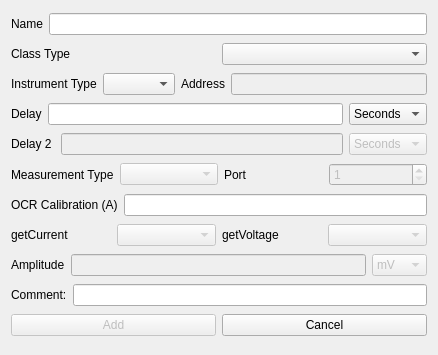
<?xml version="1.0" encoding="UTF-8"?>
<ui version="4.0">
 <class>window_add</class>
 <widget class="QWidget" name="window_add">
  <property name="windowModality">
   <enum>Qt::WindowModal</enum>
  </property>
  <property name="geometry">
   <rect>
    <x>0</x>
    <y>0</y>
    <width>438</width>
    <height>355</height>
   </rect>
  </property>
  <property name="windowTitle">
   <string>GAS Add</string>
  </property>
  <layout class="QGridLayout" name="gridLayout">
   <item row="0" column="0">
    <layout class="QHBoxLayout" name="horizontalLayout">
     <item>
      <widget class="QLabel" name="label">
       <property name="text">
        <string>Name</string>
       </property>
      </widget>
     </item>
     <item>
      <widget class="QLineEdit" name="edit_name">
       <property name="contextMenuPolicy">
        <enum>Qt::NoContextMenu</enum>
       </property>
      </widget>
     </item>
    </layout>
   </item>
   <item row="1" column="0">
    <layout class="QHBoxLayout" name="horizontalLayout_2">
     <item>
      <widget class="QLabel" name="label_2">
       <property name="text">
        <string>Class Type</string>
       </property>
      </widget>
     </item>
     <item>
      <widget class="QComboBox" name="combo_classType"/>
     </item>
    </layout>
   </item>
   <item row="2" column="0">
    <layout class="QHBoxLayout" name="horizontalLayout_3">
     <item>
      <widget class="QLabel" name="label_3">
       <property name="text">
        <string>Instrument Type</string>
       </property>
      </widget>
     </item>
     <item>
      <widget class="QComboBox" name="combo_instrumentType"/>
     </item>
     <item>
      <widget class="QLabel" name="label_4">
       <property name="text">
        <string>Address</string>
       </property>
      </widget>
     </item>
     <item>
      <widget class="QLineEdit" name="edit_address">
       <property name="enabled">
        <bool>false</bool>
       </property>
      </widget>
     </item>
    </layout>
   </item>
   <item row="3" column="0">
    <layout class="QHBoxLayout" name="horizontalLayout_8">
     <item>
      <widget class="QLabel" name="label_9">
       <property name="text">
        <string>Delay</string>
       </property>
      </widget>
     </item>
     <item>
      <widget class="QLineEdit" name="edit_delay"/>
     </item>
     <item>
      <widget class="QComboBox" name="combo_delay">
       <item>
        <property name="text">
         <string>Seconds</string>
        </property>
       </item>
      </widget>
     </item>
    </layout>
   </item>
   <item row="4" column="0">
    <layout class="QHBoxLayout" name="horizontalLayout_9">
     <item>
      <widget class="QLabel" name="label_10">
       <property name="text">
        <string>Delay 2 </string>
       </property>
      </widget>
     </item>
     <item>
      <widget class="QLineEdit" name="edit_delay_2">
       <property name="enabled">
        <bool>false</bool>
       </property>
      </widget>
     </item>
     <item>
      <widget class="QComboBox" name="combo_delay_2">
       <property name="enabled">
        <bool>false</bool>
       </property>
       <item>
        <property name="text">
         <string>Seconds</string>
        </property>
       </item>
      </widget>
     </item>
    </layout>
   </item>
   <item row="5" column="0">
    <layout class="QHBoxLayout" name="horizontalLayout_4">
     <item>
      <widget class="QLabel" name="label_5">
       <property name="text">
        <string>Measurement Type</string>
       </property>
      </widget>
     </item>
     <item>
      <widget class="QComboBox" name="combo_measurementType">
       <property name="enabled">
        <bool>false</bool>
       </property>
      </widget>
     </item>
     <item>
      <widget class="QLabel" name="label_6">
       <property name="text">
        <string>Port</string>
       </property>
      </widget>
     </item>
     <item>
      <widget class="QSpinBox" name="spin_port">
       <property name="enabled">
        <bool>false</bool>
       </property>
       <property name="minimum">
        <number>1</number>
       </property>
       <property name="maximum">
        <number>4</number>
       </property>
      </widget>
     </item>
    </layout>
   </item>
   <item row="6" column="0">
    <layout class="QHBoxLayout" name="horizontalLayout_6">
     <item>
      <widget class="QLabel" name="label_7">
       <property name="text">
        <string>OCR Calibration (A)</string>
       </property>
      </widget>
     </item>
     <item>
      <widget class="QLineEdit" name="edit_OCR"/>
     </item>
    </layout>
   </item>
   <item row="7" column="0">
    <layout class="QHBoxLayout" name="horizontalLayout_12">
     <item>
      <layout class="QHBoxLayout" name="horizontalLayout_10">
       <item>
        <widget class="QLabel" name="label_11">
         <property name="text">
          <string>getCurrent</string>
         </property>
        </widget>
       </item>
       <item>
        <widget class="QComboBox" name="combo_current">
         <property name="enabled">
          <bool>false</bool>
         </property>
        </widget>
       </item>
      </layout>
     </item>
     <item>
      <layout class="QHBoxLayout" name="horizontalLayout_11">
       <item>
        <widget class="QLabel" name="label_12">
         <property name="text">
          <string>getVoltage</string>
         </property>
        </widget>
       </item>
       <item>
        <widget class="QComboBox" name="combo_Voltage">
         <property name="enabled">
          <bool>false</bool>
         </property>
        </widget>
       </item>
      </layout>
     </item>
    </layout>
   </item>
   <item row="8" column="0">
    <layout class="QHBoxLayout" name="horizontalLayout_13">
     <item>
      <widget class="QLabel" name="label_13">
       <property name="text">
        <string>Amplitude</string>
       </property>
      </widget>
     </item>
     <item>
      <widget class="QLineEdit" name="edit_amplitude">
       <property name="enabled">
        <bool>false</bool>
       </property>
      </widget>
     </item>
     <item>
      <widget class="QComboBox" name="combo_amplitude">
       <property name="enabled">
        <bool>false</bool>
       </property>
       <item>
        <property name="text">
         <string>mV</string>
        </property>
       </item>
       <item>
        <property name="text">
         <string>dBm</string>
        </property>
       </item>
      </widget>
     </item>
    </layout>
   </item>
   <item row="9" column="0">
    <layout class="QHBoxLayout" name="horizontalLayout_7">
     <item>
      <widget class="QLabel" name="label_8">
       <property name="text">
        <string>Comment:</string>
       </property>
      </widget>
     </item>
     <item>
      <widget class="QLineEdit" name="edit_comment">
       <property name="enabled">
        <bool>true</bool>
       </property>
      </widget>
     </item>
    </layout>
   </item>
   <item row="10" column="0">
    <layout class="QHBoxLayout" name="horizontalLayout_5">
     <item>
      <widget class="QPushButton" name="button_add">
       <property name="enabled">
        <bool>false</bool>
       </property>
       <property name="text">
        <string>Add</string>
       </property>
      </widget>
     </item>
     <item>
      <widget class="QPushButton" name="button_cancel">
       <property name="text">
        <string>Cancel</string>
       </property>
      </widget>
     </item>
    </layout>
   </item>
  </layout>
  <zorder>label_13</zorder>
  <zorder>edit_amplitude</zorder>
  <zorder>combo_amplitude</zorder>
  <zorder>edit_comment</zorder>
 </widget>
 <resources/>
 <connections>
  <connection>
   <sender>button_cancel</sender>
   <signal>clicked()</signal>
   <receiver>window_add</receiver>
   <slot>close()</slot>
   <hints>
    <hint type="sourcelabel">
     <x>427</x>
     <y>344</y>
    </hint>
    <hint type="destinationlabel">
     <x>354</x>
     <y>265</y>
    </hint>
   </hints>
  </connection>
 </connections>
</ui>
